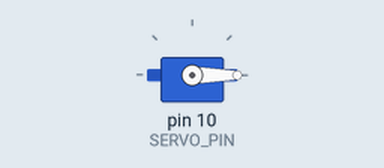
A sketch run on a simulated Arduino Uno, built with avr-gcc and run on an emulated ATmega328P. Shown: servo.

Above: at 0.05 s.
At 4.0 s:
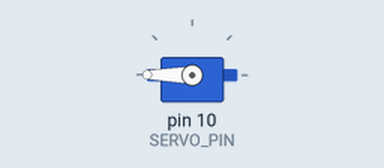
Timing chart, 0 to 5.2 s (numbered marks = the images above):
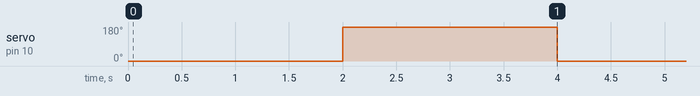

Measured:
- by itself, servo on pin 10 (SERVO_PIN): alternates 180° for 2.0 s and 0° for 2.0 s

The sketch:

servo.ino
```cpp
#include <Servo.h>

Servo servo;

#define SERVO_PIN 10

void setup() {
  servo.attach(SERVO_PIN);
}

void loop() {
  servo.write(0);
  delay(2000);
  servo.write(180);
  delay(2000);
}
```
